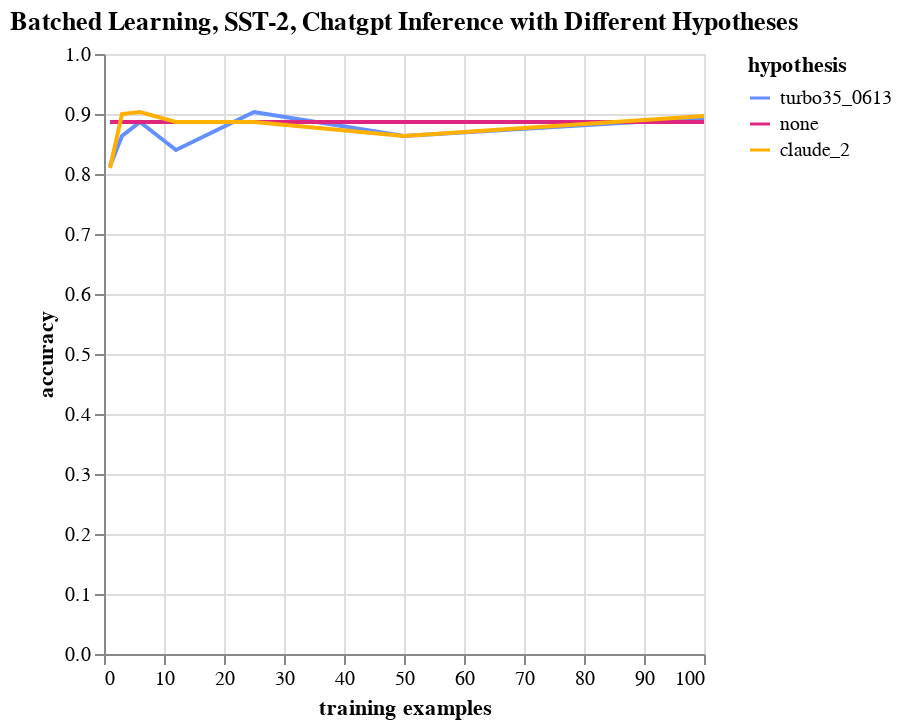

The notebook cell saved with this chart:
### Code cell
# make the plot
plot_data = pd.concat([
                    chatgpt_hypothesis_test_acc,
                    no_hypothesis_test_acc,
                    claude_hypothesis_test_acc
                  ], 
                  ignore_index=True)

# Create Altair chart with color encoding
chart = alt.Chart(plot_data).mark_line().encode(
        x='training examples',
        y='accuracy',
        color=alt.Color('hypothesis:N', scale=alt.Scale(
            domain=['turbo35_0613', 'none', 'claude_2'],
            range=['#648FFF', '#DC267F', '#FFB000']
        )),
    ).properties(
        title='Batched Learning, SST-2, Chatgpt Inference with Different Hypotheses',
    )

chart.configure_title(
    fontSize=20,
    font='Courier',
    anchor='start',
    color='gray'
)

# Display the chart
chart

### Figure 1 — Vega-Lite specification as saved in the notebook (floating-point values rounded to 4 significant figures)
{"config": {"view": {"continuousWidth": 300, "continuousHeight": 300}}, "data": {"name": "data-7d9c5c060f845b94428ea993a8044623"}, "mark": {"type": "line"}, "encoding": {"color": {"field": "hypothesis", "scale": {"domain": ["turbo35_0613", "none", "claude_2"], "range": ["#648FFF", "#DC267F", "#FFB000"]}, "type": "nominal"}, "x": {"field": "training examples", "type": "quantitative"}, "y": {"field": "accuracy", "type": "quantitative"}}, "title": "Batched Learning, SST-2, Chatgpt Inference with Different Hypotheses", "$schema": "https://vega.github.io/schema/vega-lite/v5.8.0.json", "datasets": {"data-7d9c5c060f845b94428ea993a8044623": [{"training examples": 1, "accuracy": 0.8133, "hypothesis": "turbo35_0613"}, {"training examples": 3, "accuracy": 0.8633, "hypothesis": "turbo35_0613"}, {"training examples": 6, "accuracy": 0.8867, "hypothesis": "turbo35_0613"}, {"training examples": 12, "accuracy": 0.84, "hypothesis": "turbo35_0613"}, {"training examples": 25, "accuracy": 0.9033, "hypothesis": "turbo35_0613"}, {"training examples": 50, "accuracy": 0.8633, "hypothesis": "turbo35_0613"}, {"training examples": 100, "accuracy": 0.8933, "hypothesis": "turbo35_0613"}, {"training examples": 1, "accuracy": 0.8867, "hypothesis": "none"}, {"training examples": 3, "accuracy": 0.8867, "hypothesis": "none"}, {"training examples": 6, "accuracy": 0.8867, "hypothesis": "none"}, {"training examples": 12, "accuracy": 0.8867, "hypothesis": "none"}, {"training examples": 25, "accuracy": 0.8867, "hypothesis": "none"}, {"training examples": 50, "accuracy": 0.8867, "hypothesis": "none"}, {"training examples": 100, "accuracy": 0.8867, "hypothesis": "none"}, {"training examples": 1, "accuracy": 0.81, "hypothesis": "claude_2"}, {"training examples": 3, "accuracy": 0.9, "hypothesis": "claude_2"}, {"training examples": 6, "accuracy": 0.9033, "hypothesis": "claude_2"}, {"training examples": 12, "accuracy": 0.8867, "hypothesis": "claude_2"}, {"training examples": 25, "accuracy": 0.8867, "hypothesis": "claude_2"}, {"training examples": 50, "accuracy": 0.8633, "hypothesis": "claude_2"}, {"training examples": 100, "accuracy": 0.8967, "hypothesis": "claude_2"}]}}
